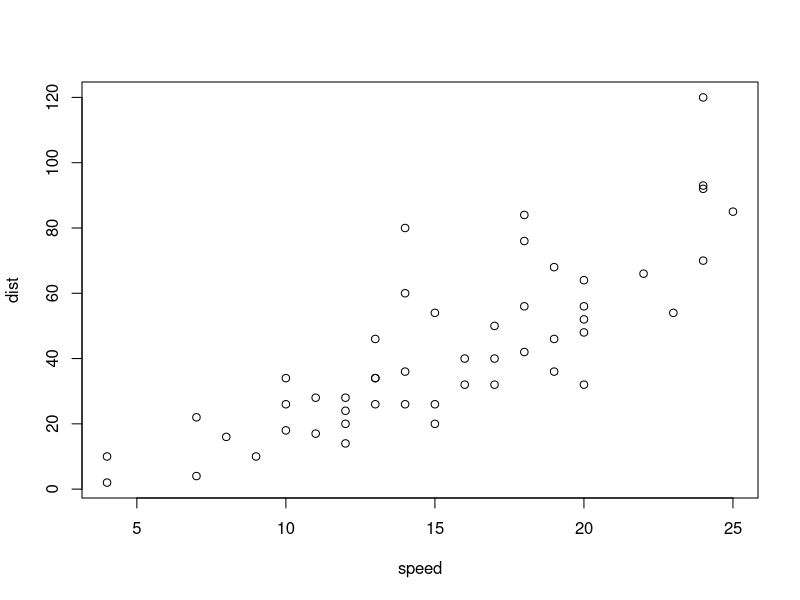
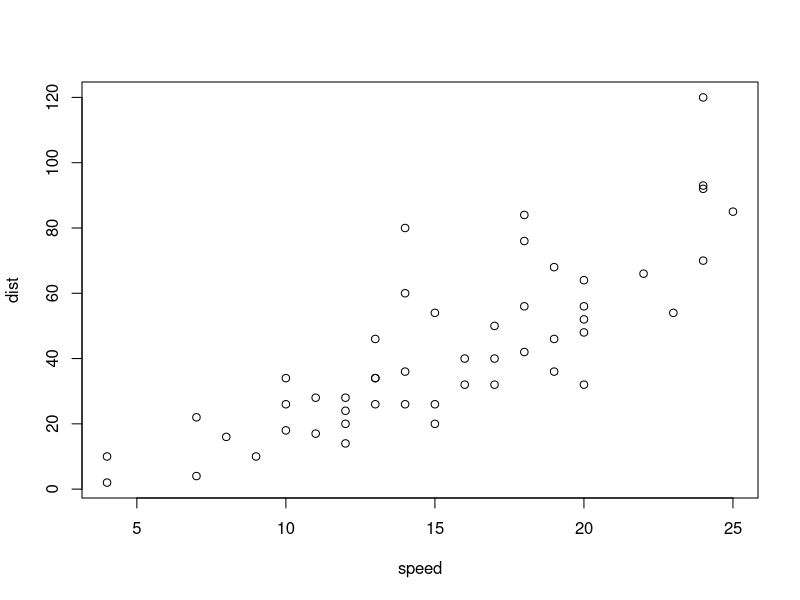
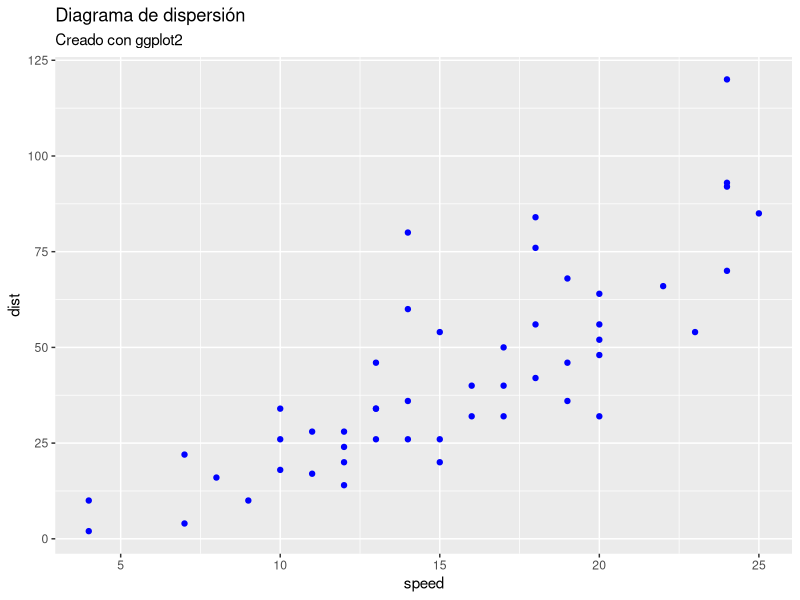

Reproduce these figures in R, in order.
## ---- chunk 1
knitr::opts_chunk$set(echo = TRUE)
## ---- chunk 2
head(cars)
## ---- chunk 3
mean(cars$speed)
mean(cars$dist)
## ---- chunk 4
median(cars$speed)
median(cars$dist)
## ---- chunk 5
        mean(cars$speed)
## ---- chunk 6
        mean(cars$dist)
## ---- chunk 7
summary(cars)
## ---- chunk 8
cars2 = cars[1:20,]
## ---- chunk 9
plot(cars)
## ---- chunk 10
plot(cars)
## ---- chunk 11
library(ggplot2)
ggplot(cars, aes(x = speed, y = dist)) +
  geom_point(color = "blue") +
  labs(
    title = "Diagrama de dispersión",
    subtitle = "Creado con ggplot2"
  )
